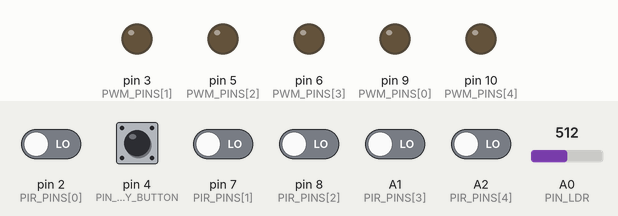
Recording of a sketch running on a simulated Arduino Uno, built with avr-gcc and run on an emulated ATmega328P. Shown: output pins drawn as LEDs (lit = HIGH). The test bench sets the inputs (shaded band); at power-on: pin 4 (PIN_EMERGENCY_BUTTON) HIGH, A1 (PIR_PINS[3]), A2 (PIR_PINS[4]), pin 2 (PIR_PINS[0]), pin 7 (PIR_PINS[1]), pin 8 (PIR_PINS[2]) LOW, A0 (PIN_LDR) = 512.

Above: at 1.2 s.
1.3 s: A0 (PIN_LDR) set to 603
2.8 s: A0 (PIN_LDR) set to 634
At 3.4 s:
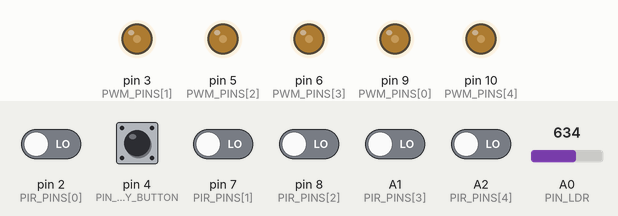
4.3 s: pin 2 (PIR_PINS[0]) driven HIGH
At 5.5 s:
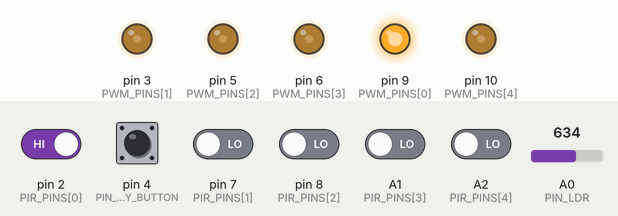
5.9 s: pin 4 (PIN_EMERGENCY_BUTTON) pulled LOW for 0.15 s
At 6.2 s:
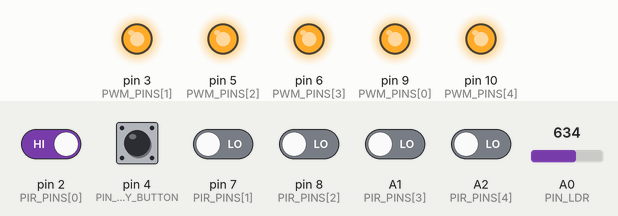
7.5 s: pin 4 (PIN_EMERGENCY_BUTTON) pulled LOW for 1 s
At 7.84 s:
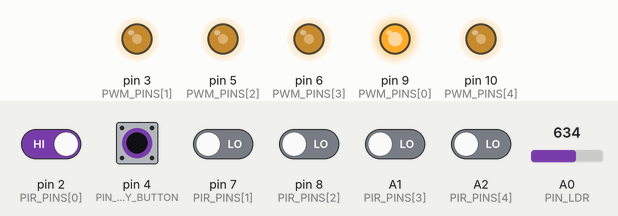
10.0 s: pin 7 (PIR_PINS[1]) driven HIGH
At 11.0 s:
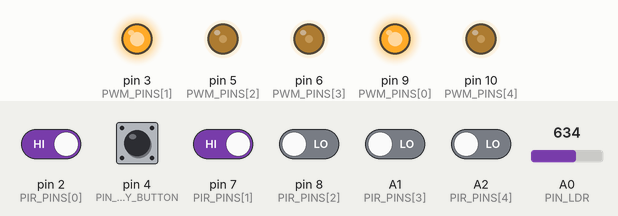
Timing chart, 0 to 12.6 s (numbered marks = the images above; inputs shaded):
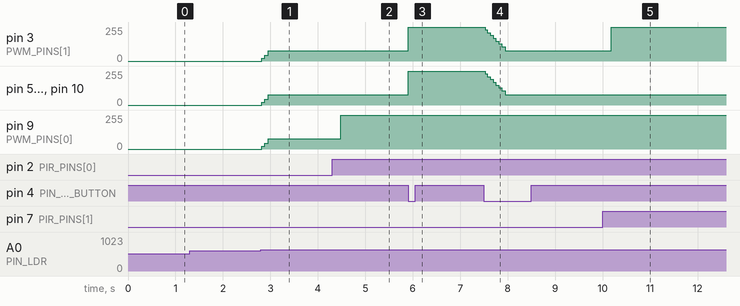

The sketch:

Corridor_Lighting_Control.ino
```cpp
/*
  Corridor Lighting Control - five independent zones
  MCU: ATmega328P @ 16 MHz, Arduino Uno core, Proteus 8

  Zone  PIR / input      PWM / output
   1    PD2 / D2          PB1 / D9
   2    PD7 / D7          PD3 / D3
   3    PB0 / D8          PD5 / D5
   4    PC1 / A1          PD6 / D6
   5    PC2 / A2          PB2 / D10

  LDR divider: PC0 / A0 (larger ADC value means darker)
  Emergency button: PD4 / D4 (button to GND, INPUT_PULLUP)

  Normal AUTO mode:
    Daylight                 -> all lights OFF
    Dark without motion     -> all lights at 30% PWM
    PIRn active             -> light n gradually brightens to 100%
    After motion timeout    -> light n gradually returns to 30%

  Emergency mode:
    First button press      -> ALL ON immediately at 100%
    Second button press     -> return to AUTO (with normal fading)
    Overrides the light sensor and every PIR input.
*/

#include <Arduino.h>

const uint8_t ZONE_COUNT = 5;
const uint8_t PIN_LDR = A0;
const uint8_t PIN_EMERGENCY_BUTTON = 4;

const uint8_t PIR_PINS[ZONE_COUNT] = {2, 7, 8, A1, A2};
const uint8_t PWM_PINS[ZONE_COUNT] = {9, 3, 5, 6, 10};

// Select true for the slow Proteus simulation, false for course-project timing.
const bool FAST_PROTEUS_DEMO = true;

// The LDR divider on the existing schematic raises ADC readings in darkness.
// Different threshold values provide hysteresis against flickering.
const int DARK_THRESHOLD = 620;
const int LIGHT_THRESHOLD = 500;

const uint8_t STANDBY_PWM = 77;  // 77 / 255 = 30.2% duty cycle

const unsigned long ZONE_HOLD_MS = FAST_PROTEUS_DEMO ? 1000UL : 8000UL;
const unsigned long FADE_STEP_MS = FAST_PROTEUS_DEMO ? 1UL : 8UL;
const unsigned long DEBOUNCE_MS = FAST_PROTEUS_DEMO ? 5UL : 40UL;

bool dark = false;
bool emergencyActive = false;

bool motionSeen[ZONE_COUNT] = {false, false, false, false, false};
unsigned long lastMotionMs[ZONE_COUNT] = {0, 0, 0, 0, 0};
uint8_t brightness[ZONE_COUNT] = {0, 0, 0, 0, 0};
unsigned long lastFadeMs = 0;

bool previousButtonSample = HIGH;
bool stableButtonState = HIGH;
unsigned long lastButtonTransitionMs = 0;

void setAllLightsNow(uint8_t pwmValue) {
  for (uint8_t i = 0; i < ZONE_COUNT; ++i) {
    brightness[i] = pwmValue;
    analogWrite(PWM_PINS[i], pwmValue);
  }
}

void setup() {
  pinMode(PIN_EMERGENCY_BUTTON, INPUT_PULLUP);

  for (uint8_t i = 0; i < ZONE_COUNT; ++i) {
    pinMode(PIR_PINS[i], INPUT);  // Proteus LOGICSTATE supplies 0 or 1.
    pinMode(PWM_PINS[i], OUTPUT);
  }

  setAllLightsNow(0);
}

void loop() {
  const unsigned long now = millis();

  // Debounced button: toggle emergency mode only on a confirmed press.
  const bool buttonSample = digitalRead(PIN_EMERGENCY_BUTTON);
  if (buttonSample != previousButtonSample) {
    lastButtonTransitionMs = now;
  }
  if ((now - lastButtonTransitionMs) >= DEBOUNCE_MS &&
      buttonSample != stableButtonState) {
    stableButtonState = buttonSample;
    if (stableButtonState == LOW) {
      emergencyActive = !emergencyActive;
      lastFadeMs = now;
      if (emergencyActive) {
        // Emergency override: no fade, no dependence on day/night or PIRs.
        setAllLightsNow(255);
      }
    }
  }
  previousButtonSample = buttonSample;

  if (emergencyActive) {
    // Outputs remain at 100%; no need to simulate ADC/PIR reads here.
    return;
  }

  // Read ambient light and apply hysteresis.
  const int adc = analogRead(PIN_LDR);
  if (!dark && adc >= DARK_THRESHOLD) {
    dark = true;
  } else if (dark && adc <= LIGHT_THRESHOLD) {
    dark = false;
  }

  // Each zone uses its own motion timestamp.
  for (uint8_t i = 0; i < ZONE_COUNT; ++i) {
    if (digitalRead(PIR_PINS[i]) == HIGH) {
      motionSeen[i] = true;
      lastMotionMs[i] = now;
    }
  }

  // Gradual change for each lamp in automatic mode.
  if ((now - lastFadeMs) >= FADE_STEP_MS) {
    lastFadeMs = now;

    for (uint8_t i = 0; i < ZONE_COUNT; ++i) {
      uint8_t target = 0;
      if (dark) {
        const bool zoneOccupied = motionSeen[i] &&
            ((now - lastMotionMs[i]) < ZONE_HOLD_MS);
        target = zoneOccupied ? 255 : STANDBY_PWM;
      }

      if (brightness[i] < target) {
        ++brightness[i];
        analogWrite(PWM_PINS[i], brightness[i]);
      } else if (brightness[i] > target) {
        --brightness[i];
        analogWrite(PWM_PINS[i], brightness[i]);
      }
    }
  }
}
```

Measured:
- the behaviour switches between 619 and 620 on A0 (PIN_LDR) (found by bisection; images 0 and 1)
- after the input at 1.3 s, every drawn part: stays the same
- after the input at 2.8 s, pin 3 (PWM_PINS[1]), pin 5 (PWM_PINS[2]), pin 6 (PWM_PINS[3]), pin 9 (PWM_PINS[0]), pin 10 (PWM_PINS[4]): 0/255 → 21/255 at once, → 42/255 0.06 s later, → 77/255 0.07 s later
- after the input at 4.3 s, pin 9 (PWM_PINS[0]): 77/255 → 255/255 after 0.18 s
- after the input at 5.9 s, pin 3 (PWM_PINS[1]), pin 5 (PWM_PINS[2]), pin 6 (PWM_PINS[3]), pin 10 (PWM_PINS[4]): 77/255 → 255/255 at once
- after the input at 7.5 s, pin 3 (PWM_PINS[1]), pin 5 (PWM_PINS[2]), pin 6 (PWM_PINS[3]), pin 10 (PWM_PINS[4]): moves from 255/255 to 77/255 over 0.42 s, starting at once
- after the input at 10.0 s, pin 3 (PWM_PINS[1]): 77/255 → 255/255 after 0.18 s
